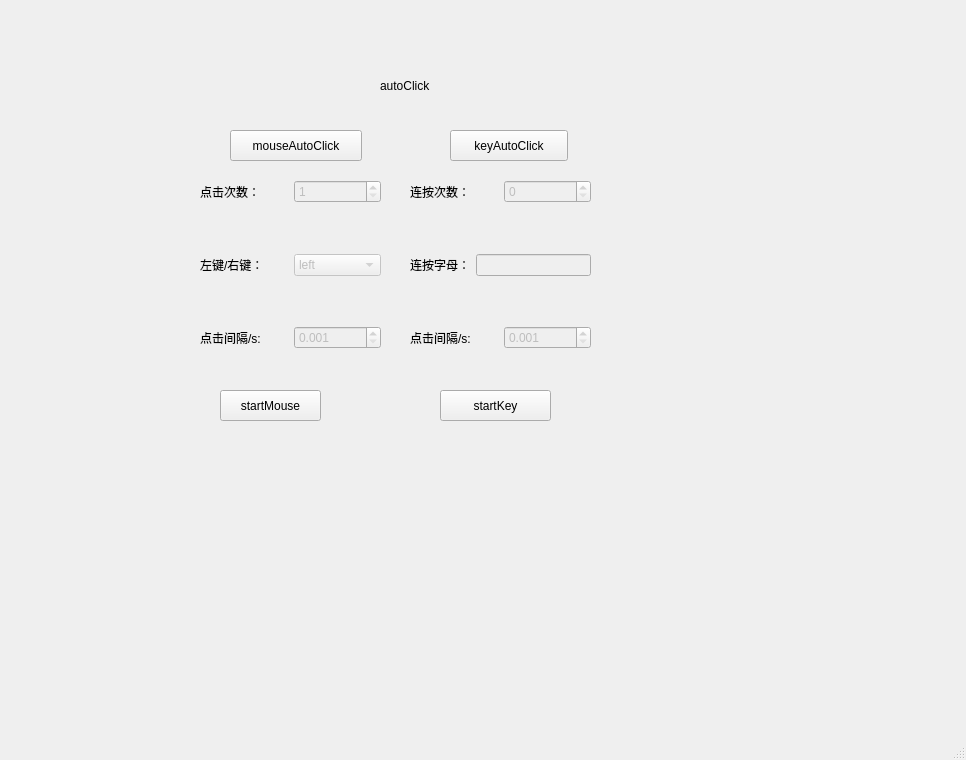
<?xml version="1.0" encoding="UTF-8"?>
<ui version="4.0">
 <class>MainWindow</class>
 <widget class="QMainWindow" name="MainWindow">
  <property name="enabled">
   <bool>true</bool>
  </property>
  <property name="geometry">
   <rect>
    <x>0</x>
    <y>0</y>
    <width>966</width>
    <height>760</height>
   </rect>
  </property>
  <property name="sizePolicy">
   <sizepolicy hsizetype="Preferred" vsizetype="Preferred">
    <horstretch>0</horstretch>
    <verstretch>0</verstretch>
   </sizepolicy>
  </property>
  <property name="windowTitle">
   <string>AutoClickUI</string>
  </property>
  <widget class="QWidget" name="centralwidget">
   <widget class="QLabel" name="label">
    <property name="geometry">
     <rect>
      <x>380</x>
      <y>80</y>
      <width>86</width>
      <height>12</height>
     </rect>
    </property>
    <property name="text">
     <string>autoClick</string>
    </property>
   </widget>
   <widget class="QPushButton" name="mouseButton">
    <property name="enabled">
     <bool>true</bool>
    </property>
    <property name="geometry">
     <rect>
      <x>230</x>
      <y>130</y>
      <width>132</width>
      <height>31</height>
     </rect>
    </property>
    <property name="sizePolicy">
     <sizepolicy hsizetype="Expanding" vsizetype="Expanding">
      <horstretch>0</horstretch>
      <verstretch>0</verstretch>
     </sizepolicy>
    </property>
    <property name="text">
     <string>mouseAutoClick</string>
    </property>
   </widget>
   <widget class="QPushButton" name="keyBotton">
    <property name="enabled">
     <bool>true</bool>
    </property>
    <property name="geometry">
     <rect>
      <x>450</x>
      <y>130</y>
      <width>118</width>
      <height>31</height>
     </rect>
    </property>
    <property name="text">
     <string>keyAutoClick</string>
    </property>
   </widget>
   <widget class="QWidget" name="layoutWidget">
    <property name="enabled">
     <bool>true</bool>
    </property>
    <property name="geometry">
     <rect>
      <x>410</x>
      <y>180</y>
      <width>181</width>
      <height>169</height>
     </rect>
    </property>
    <layout class="QVBoxLayout" name="verticalLayout_3">
     <item>
      <layout class="QHBoxLayout" name="horizontalLayout_4">
       <item>
        <widget class="QLabel" name="label_6">
         <property name="enabled">
          <bool>true</bool>
         </property>
         <property name="text">
          <string>连按次数：</string>
         </property>
        </widget>
       </item>
       <item>
        <widget class="QSpinBox" name="keyClickTime">
         <property name="enabled">
          <bool>false</bool>
         </property>
        </widget>
       </item>
      </layout>
     </item>
     <item>
      <spacer name="verticalSpacer_3">
       <property name="enabled">
        <bool>true</bool>
       </property>
       <property name="orientation">
        <enum>Qt::Orientation::Vertical</enum>
       </property>
       <property name="sizeHint" stdset="0">
        <size>
         <width>20</width>
         <height>40</height>
        </size>
       </property>
      </spacer>
     </item>
     <item>
      <layout class="QHBoxLayout" name="horizontalLayout_5">
       <item>
        <widget class="QLabel" name="label_7">
         <property name="enabled">
          <bool>true</bool>
         </property>
         <property name="text">
          <string>连按字母：</string>
         </property>
        </widget>
       </item>
       <item>
        <widget class="QLineEdit" name="keyChar">
         <property name="enabled">
          <bool>false</bool>
         </property>
        </widget>
       </item>
      </layout>
     </item>
     <item>
      <spacer name="verticalSpacer_4">
       <property name="enabled">
        <bool>true</bool>
       </property>
       <property name="orientation">
        <enum>Qt::Orientation::Vertical</enum>
       </property>
       <property name="sizeHint" stdset="0">
        <size>
         <width>20</width>
         <height>40</height>
        </size>
       </property>
      </spacer>
     </item>
     <item>
      <layout class="QHBoxLayout" name="horizontalLayout_6">
       <item>
        <widget class="QLabel" name="label_8">
         <property name="enabled">
          <bool>true</bool>
         </property>
         <property name="text">
          <string>点击间隔/s:</string>
         </property>
        </widget>
       </item>
       <item>
        <widget class="QDoubleSpinBox" name="keyClickInv">
         <property name="enabled">
          <bool>false</bool>
         </property>
         <property name="decimals">
          <number>3</number>
         </property>
         <property name="minimum">
          <double>0.001000000000000</double>
         </property>
         <property name="maximum">
          <double>100.000000000000000</double>
         </property>
         <property name="singleStep">
          <double>0.001000000000000</double>
         </property>
        </widget>
       </item>
      </layout>
     </item>
    </layout>
   </widget>
   <widget class="QPushButton" name="startMouseBotton">
    <property name="geometry">
     <rect>
      <x>220</x>
      <y>390</y>
      <width>101</width>
      <height>31</height>
     </rect>
    </property>
    <property name="text">
     <string>startMouse</string>
    </property>
   </widget>
   <widget class="QWidget" name="layoutWidget">
    <property name="enabled">
     <bool>true</bool>
    </property>
    <property name="geometry">
     <rect>
      <x>200</x>
      <y>180</y>
      <width>181</width>
      <height>169</height>
     </rect>
    </property>
    <layout class="QVBoxLayout" name="verticalLayout_2">
     <item>
      <layout class="QHBoxLayout" name="horizontalLayout">
       <item>
        <widget class="QLabel" name="label_3">
         <property name="enabled">
          <bool>true</bool>
         </property>
         <property name="text">
          <string>点击次数：</string>
         </property>
        </widget>
       </item>
       <item>
        <widget class="QSpinBox" name="mouseClickTime">
         <property name="enabled">
          <bool>false</bool>
         </property>
         <property name="minimum">
          <number>1</number>
         </property>
         <property name="maximum">
          <number>999999</number>
         </property>
        </widget>
       </item>
      </layout>
     </item>
     <item>
      <spacer name="verticalSpacer">
       <property name="enabled">
        <bool>true</bool>
       </property>
       <property name="orientation">
        <enum>Qt::Orientation::Vertical</enum>
       </property>
       <property name="sizeHint" stdset="0">
        <size>
         <width>20</width>
         <height>40</height>
        </size>
       </property>
      </spacer>
     </item>
     <item>
      <layout class="QHBoxLayout" name="horizontalLayout_3">
       <item>
        <widget class="QLabel" name="label_4">
         <property name="enabled">
          <bool>true</bool>
         </property>
         <property name="text">
          <string>左键/右键：</string>
         </property>
        </widget>
       </item>
       <item>
        <widget class="QComboBox" name="mouseLeftorRight">
         <property name="enabled">
          <bool>false</bool>
         </property>
         <item>
          <property name="text">
           <string>left</string>
          </property>
         </item>
         <item>
          <property name="text">
           <string>right</string>
          </property>
         </item>
        </widget>
       </item>
      </layout>
     </item>
     <item>
      <spacer name="verticalSpacer_2">
       <property name="enabled">
        <bool>true</bool>
       </property>
       <property name="orientation">
        <enum>Qt::Orientation::Vertical</enum>
       </property>
       <property name="sizeHint" stdset="0">
        <size>
         <width>20</width>
         <height>40</height>
        </size>
       </property>
      </spacer>
     </item>
     <item>
      <layout class="QHBoxLayout" name="horizontalLayout_2">
       <item>
        <widget class="QLabel" name="label_5">
         <property name="enabled">
          <bool>true</bool>
         </property>
         <property name="text">
          <string>点击间隔/s:</string>
         </property>
        </widget>
       </item>
       <item>
        <widget class="QDoubleSpinBox" name="mouseClickInv">
         <property name="enabled">
          <bool>false</bool>
         </property>
         <property name="decimals">
          <number>3</number>
         </property>
         <property name="minimum">
          <double>0.001000000000000</double>
         </property>
         <property name="maximum">
          <double>100.000000000000000</double>
         </property>
         <property name="singleStep">
          <double>0.001000000000000</double>
         </property>
        </widget>
       </item>
      </layout>
     </item>
    </layout>
   </widget>
   <widget class="QPushButton" name="startKeyBotton">
    <property name="geometry">
     <rect>
      <x>440</x>
      <y>390</y>
      <width>111</width>
      <height>31</height>
     </rect>
    </property>
    <property name="text">
     <string>startKey</string>
    </property>
   </widget>
  </widget>
  <widget class="QMenuBar" name="menubar">
   <property name="geometry">
    <rect>
     <x>0</x>
     <y>0</y>
     <width>966</width>
     <height>33</height>
    </rect>
   </property>
  </widget>
  <widget class="QStatusBar" name="statusbar"/>
 </widget>
 <resources/>
 <connections>
  <connection>
   <sender>keyBotton</sender>
   <signal>clicked(bool)</signal>
   <receiver>keyClickTime</receiver>
   <slot>setDisabled(bool)</slot>
   <hints>
    <hint type="sourcelabel">
     <x>495</x>
     <y>176</y>
    </hint>
    <hint type="destinationlabel">
     <x>509</x>
     <y>218</y>
    </hint>
   </hints>
  </connection>
  <connection>
   <sender>mouseButton</sender>
   <signal>clicked(bool)</signal>
   <receiver>keyClickTime</receiver>
   <slot>setEnabled(bool)</slot>
   <hints>
    <hint type="sourcelabel">
     <x>301</x>
     <y>161</y>
    </hint>
    <hint type="destinationlabel">
     <x>588</x>
     <y>231</y>
    </hint>
   </hints>
  </connection>
  <connection>
   <sender>mouseButton</sender>
   <signal>clicked(bool)</signal>
   <receiver>keyChar</receiver>
   <slot>setEnabled(bool)</slot>
   <hints>
    <hint type="sourcelabel">
     <x>323</x>
     <y>168</y>
    </hint>
    <hint type="destinationlabel">
     <x>576</x>
     <y>301</y>
    </hint>
   </hints>
  </connection>
  <connection>
   <sender>mouseButton</sender>
   <signal>clicked(bool)</signal>
   <receiver>keyClickInv</receiver>
   <slot>setEnabled(bool)</slot>
   <hints>
    <hint type="sourcelabel">
     <x>312</x>
     <y>177</y>
    </hint>
    <hint type="destinationlabel">
     <x>520</x>
     <y>359</y>
    </hint>
   </hints>
  </connection>
  <connection>
   <sender>keyBotton</sender>
   <signal>clicked(bool)</signal>
   <receiver>keyChar</receiver>
   <slot>setDisabled(bool)</slot>
   <hints>
    <hint type="sourcelabel">
     <x>473</x>
     <y>169</y>
    </hint>
    <hint type="destinationlabel">
     <x>572</x>
     <y>301</y>
    </hint>
   </hints>
  </connection>
  <connection>
   <sender>keyBotton</sender>
   <signal>clicked(bool)</signal>
   <receiver>keyClickInv</receiver>
   <slot>setDisabled(bool)</slot>
   <hints>
    <hint type="sourcelabel">
     <x>467</x>
     <y>186</y>
    </hint>
    <hint type="destinationlabel">
     <x>521</x>
     <y>359</y>
    </hint>
   </hints>
  </connection>
  <connection>
   <sender>mouseButton</sender>
   <signal>clicked(bool)</signal>
   <receiver>mouseClickTime</receiver>
   <slot>setDisabled(bool)</slot>
   <hints>
    <hint type="sourcelabel">
     <x>254</x>
     <y>162</y>
    </hint>
    <hint type="destinationlabel">
     <x>378</x>
     <y>231</y>
    </hint>
   </hints>
  </connection>
  <connection>
   <sender>mouseButton</sender>
   <signal>clicked(bool)</signal>
   <receiver>mouseLeftorRight</receiver>
   <slot>setDisabled(bool)</slot>
   <hints>
    <hint type="sourcelabel">
     <x>238</x>
     <y>167</y>
    </hint>
    <hint type="destinationlabel">
     <x>301</x>
     <y>291</y>
    </hint>
   </hints>
  </connection>
  <connection>
   <sender>mouseButton</sender>
   <signal>clicked(bool)</signal>
   <receiver>mouseClickInv</receiver>
   <slot>setDisabled(bool)</slot>
   <hints>
    <hint type="sourcelabel">
     <x>290</x>
     <y>163</y>
    </hint>
    <hint type="destinationlabel">
     <x>293</x>
     <y>351</y>
    </hint>
   </hints>
  </connection>
  <connection>
   <sender>keyBotton</sender>
   <signal>clicked(bool)</signal>
   <receiver>mouseClickTime</receiver>
   <slot>setEnabled(bool)</slot>
   <hints>
    <hint type="sourcelabel">
     <x>459</x>
     <y>186</y>
    </hint>
    <hint type="destinationlabel">
     <x>378</x>
     <y>231</y>
    </hint>
   </hints>
  </connection>
  <connection>
   <sender>keyBotton</sender>
   <signal>clicked(bool)</signal>
   <receiver>mouseLeftorRight</receiver>
   <slot>setEnabled(bool)</slot>
   <hints>
    <hint type="sourcelabel">
     <x>453</x>
     <y>162</y>
    </hint>
    <hint type="destinationlabel">
     <x>321</x>
     <y>288</y>
    </hint>
   </hints>
  </connection>
  <connection>
   <sender>keyBotton</sender>
   <signal>clicked(bool)</signal>
   <receiver>mouseClickInv</receiver>
   <slot>setEnabled(bool)</slot>
   <hints>
    <hint type="sourcelabel">
     <x>467</x>
     <y>186</y>
    </hint>
    <hint type="destinationlabel">
     <x>314</x>
     <y>357</y>
    </hint>
   </hints>
  </connection>
  <connection>
   <sender>mouseButton</sender>
   <signal>clicked(bool)</signal>
   <receiver>startMouseBotton</receiver>
   <slot>setDisabled(bool)</slot>
   <hints>
    <hint type="sourcelabel">
     <x>261</x>
     <y>161</y>
    </hint>
    <hint type="destinationlabel">
     <x>232</x>
     <y>428</y>
    </hint>
   </hints>
  </connection>
  <connection>
   <sender>mouseButton</sender>
   <signal>clicked(bool)</signal>
   <receiver>startKeyBotton</receiver>
   <slot>setEnabled(bool)</slot>
   <hints>
    <hint type="sourcelabel">
     <x>360</x>
     <y>174</y>
    </hint>
    <hint type="destinationlabel">
     <x>494</x>
     <y>426</y>
    </hint>
   </hints>
  </connection>
  <connection>
   <sender>keyBotton</sender>
   <signal>clicked(bool)</signal>
   <receiver>startKeyBotton</receiver>
   <slot>setDisabled(bool)</slot>
   <hints>
    <hint type="sourcelabel">
     <x>559</x>
     <y>174</y>
    </hint>
    <hint type="destinationlabel">
     <x>544</x>
     <y>425</y>
    </hint>
   </hints>
  </connection>
  <connection>
   <sender>keyBotton</sender>
   <signal>clicked(bool)</signal>
   <receiver>startMouseBotton</receiver>
   <slot>setEnabled(bool)</slot>
   <hints>
    <hint type="sourcelabel">
     <x>460</x>
     <y>176</y>
    </hint>
    <hint type="destinationlabel">
     <x>286</x>
     <y>430</y>
    </hint>
   </hints>
  </connection>
  <connection>
   <sender>startMouseBotton</sender>
   <signal>clicked()</signal>
   <receiver>MainWindow</receiver>
   <slot>startMouseClickslot()</slot>
   <hints>
    <hint type="sourcelabel">
     <x>291</x>
     <y>440</y>
    </hint>
    <hint type="destinationlabel">
     <x>284</x>
     <y>588</y>
    </hint>
   </hints>
  </connection>
  <connection>
   <sender>startKeyBotton</sender>
   <signal>clicked()</signal>
   <receiver>MainWindow</receiver>
   <slot>startKeyClickslot()</slot>
   <hints>
    <hint type="sourcelabel">
     <x>538</x>
     <y>437</y>
    </hint>
    <hint type="destinationlabel">
     <x>592</x>
     <y>574</y>
    </hint>
   </hints>
  </connection>
 </connections>
 <slots>
  <slot>startMouseClickslot()</slot>
  <slot>startKeyClickslot()</slot>
 </slots>
</ui>
